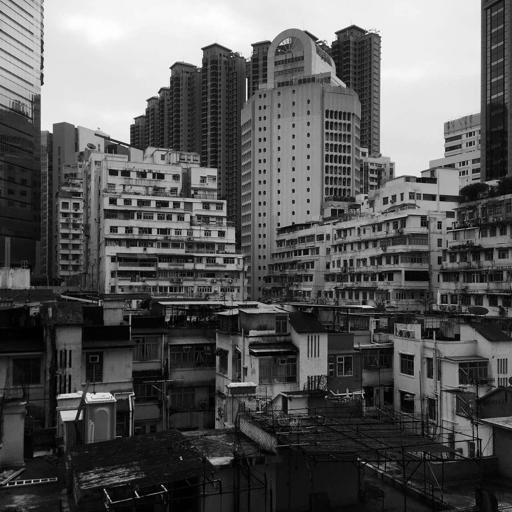
%> input picture urban.jpg, 512 x 512 px
$ octave Clab1_5m.m   (GNU Octave 9; MATLAB toolbox functions it lacks are replaced by stand-ins)
%> lines starting %> are read from the running program, lines starting %| are printed output that depends on the picture
clear all
close all
im = imread('urban.jpg');
%> im is the input picture: size 512x512 uint8; min 0, max 255, mean 89.8
theta = 30; len = 20;
fil = imrotate(ones(1, len), theta, 'bilinear');
fil = fil / sum(fil(:));
figure(2), im2 = imfilter(im, fil);
%> after `im2 = imfilter(im, fil)`:
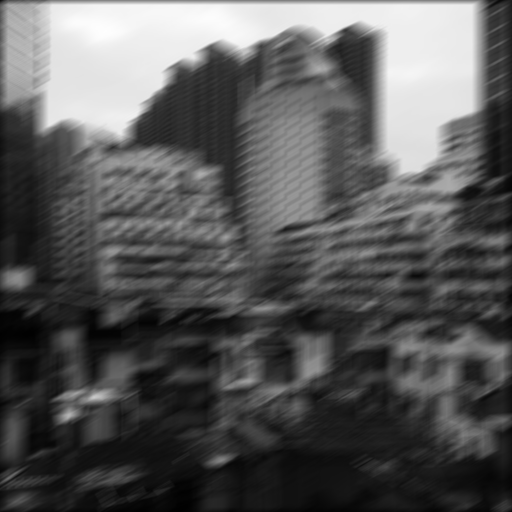
%> im2: size 512x512 uint8; min 0, max 254, mean 88.7

imshow(im2)
figure()

fft_fil = fft2(double(fil),512,512);
fft_im2 = fft2(double(im2));
fft_fil_conj = conj(fft_fil);


fft_im_recover = fft_im2.*fft_fil_conj;
im_recover = ifft2(fft_im_recover);
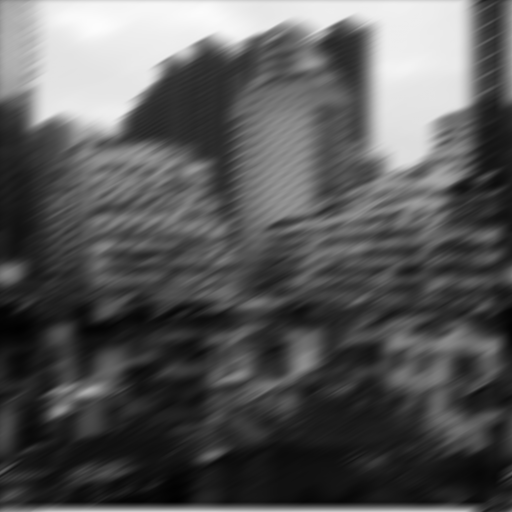
%> im_recover: size 512x512 double; min 1.31, max 252.8, mean 88.7
im_recover = uint8(im_recover);
%> im_recover: size 512x512 uint8
imshow(im_recover)
title('hey')
